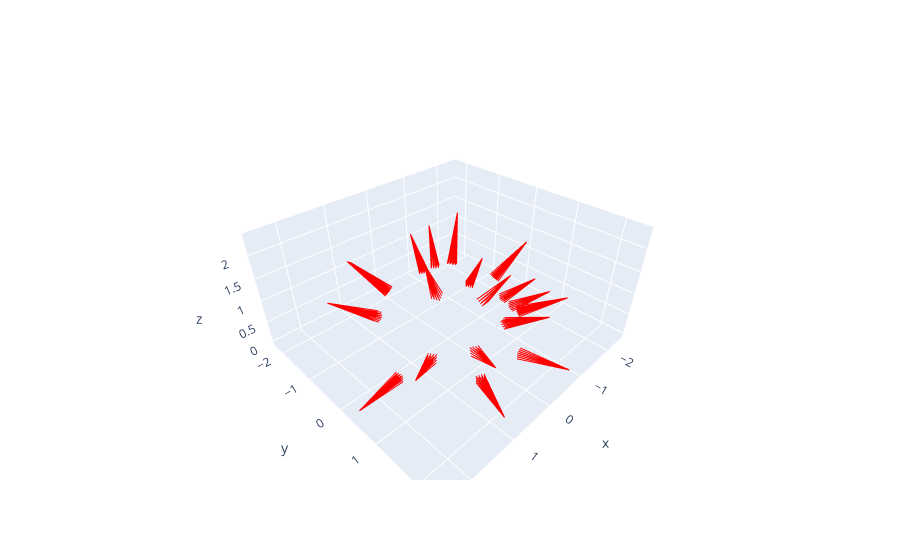

Notebook source saved alongside this figure:
### Markdown cell above
Below we cycle through 20 of the 200 training images, showing 64 rows for each.

### Code cell
fig = go.Figure()
for i in range(0, 199, 10):
    M = extract_camera_matrix(data, i, image.size)
    origins, directions = calculate_rays(M, image.size)
    T = origins[::100,::100,:].reshape(-1, 3)
    D = directions[::100,::100,:].reshape(-1, 3)

    # Adding line segments for each ray
    for start, end in zip(T, T + D):
        fig.add_trace(go.Scatter3d(x=[start[0], end[0]],
                                y=[start[1], end[1]],
                                z=[start[2], end[2]],
                                mode='lines',
                                line=dict(color='red')))

fig.update_layout(showlegend=False)
fig.show()
